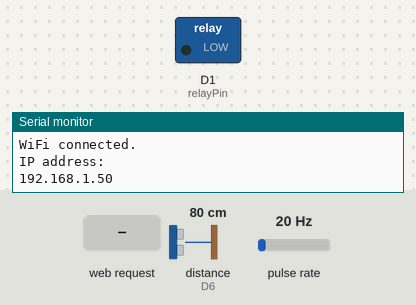
A sketch run on a simulated ESP8266 (NodeMCU). Parts: switched loads named in the sketch (green lamp = pin HIGH), the last lines printed to the serial monitor. Wiring (inferred from the names in the program): pulse sensor: data D4. The test bench sets the inputs (shaded band); at power-on: distance to the obstacle (sensor on D6) 80 cm, pulse rate 20 Hz. The echo pulse lasts 58.3 µs per cm; WiFi joins after 1.5 s; servers stay silent unless stated; pins used as bus, display or sensor lines are not drawn.

Above: at 2.7 s.
2.8 s: HTTP request GET /handleRelay received
At 3.5 s:
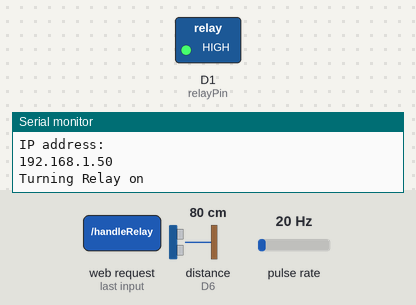
4.3 s: HTTP request GET /readFlowSensor received
5.8 s: HTTP request GET /refreshValues received
Timing chart, 0 to 8.8 s (numbered marks = the images above; inputs shaded):
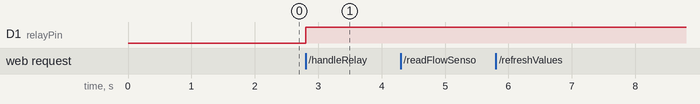

The sketch:

smart_motor.ino
```cpp
// Loading required libraries
#include <ESP8266WiFi.h>
#include <WiFiClient.h>
#include <ESP8266WebServer.h>

// Loading web page
#include "index.h"
//define sound velocity in cm/uS
#define SOUND_VELOCITY 0.034

// Storing network credentials for arduino to connect
const char* ssid     = "Terminator";
const char* password = "Copperstone@007";

// Pin numbers for the devices
const int relayPin = D1; // D3
const int flowSensorPin = D4; // Board Pin: D9
// Pin for the ultrasonic sensor
const int trigPin = D2; //Board Pin: D14
const int echoPin = D6; //Board Pin: D12

// ---------- Variables for Flow sensor ----------
// Variables to store flow sensor inputs
volatile int flow_frequency; // Measures flow sensor pulses
int l_hour = 0; // Calculated litres/hour
float vol = 0.0;

// Min required water flow
const int minRequiredFlow = 100;

// Max time to wait to cut-off relay if the flow is below the required level (in minutes)
const int maxWaitTime = 1;

// ----------- Variables for Ultrasonic sensor ----------
long duration;
float distanceCm;
int fillPercentage;
float waterLevel;

// Constant tank size values
int tankHeight = 20; //in cms
int tankCapacity = 1; //in litres
float tankPerCMHeightWaterCapacity = (float)tankCapacity/tankHeight;

// Set web server port number to 80
ESP8266WebServer server(80);


// Auxiliar variables to store the current relay state
String relayState = "off";

// Previous time
unsigned long previousTime = 0;
// Min required waiting time in miliseconds
const long timeoutTime = maxWaitTime * 60 * 1000 ;

int cutOffWatch = 0;


// -------------------- Initialisation functions -------------------------

// initPins() initializes the required configurations
void initPins() {
  // Initialize serial monitor for output
  Serial.begin(19200);
  // Set pin Modes
  pinMode(relayPin, OUTPUT); //Setting relayPin with Output mode
  pinMode(flowSensorPin, INPUT); // Setting flow sensor pin with input mode
  pinMode(trigPin, OUTPUT); // Sets the trigPin as an Output
  pinMode(echoPin, INPUT); // Sets the echoPin as an Input
  // Set initial outputs
  digitalWrite(relayPin, LOW);
  digitalWrite(flowSensorPin, HIGH);
}

// initWiFi() connects the Arduino to the wifi network
void initWiFi() {
  // Connect to Wi-Fi network with SSID and password
  Serial.print("Connecting to ");
  Serial.println(ssid);
  WiFi.mode(WIFI_STA); //Sets Wifi mode to connect to Wifi
  WiFi.begin(ssid, password);

  while(WiFi.waitForConnectResult() != WL_CONNECTED){
      Serial.print(".");
  }
  // Print local IP address and start web server
  Serial.println("");
  Serial.println("WiFi connected.");
  Serial.println("IP address: ");
  Serial.println(WiFi.localIP());
}

// initServer() will start the server with required configuration
void initServer() {
  server.on("/", handleRoot);      //This is display page
  server.on("/readFlowSensor", getFlowSensor); //This is flow sensor ajax request
  server.on("/handleRelay", handleRelay); //This is control relay ajax request
  server.on("/getRelayState", getRelayState); //This is to get current relay state ajax request
  server.on("/getTankPercentageLevel", getTankPercentageLevel); //ajax request
  server.on("/getTankWaterLevel", getTankWaterLevel); //ajax request
  server.on("/refreshValues", refreshValues); //ajax request
  server.on("/setTankCapacity", setTankCapacity); //ajax request
  server.begin(); //Starting server
}

// ------------------------- Helper functions ---------------------

// turnRelayOff() will turn the relay off
void turnRelayOff() {
  Serial.println("Turning Relay off");
  relayState = "off";
  digitalWrite(relayPin, LOW);
}

// turnRelayOn() will turn the relay on
void turnRelayOn() {
  Serial.println("Turning Relay on");
  relayState = "on";
  digitalWrite(relayPin, HIGH);
}

// handleAutoCutOff() will check whether to turn relay off if the conditions are met
void handleAutoCutOff() {
  if (relayState == "on") {
    if (l_hour < minRequiredFlow) {
      if (cutOffWatch) {
        if ((millis() - previousTime) > timeoutTime) {
          turnRelayOff();
          cutOffWatch = 0;
        }
      } else {
        previousTime = millis();
        cutOffWatch = 1;
      }
    } else {
      cutOffWatch = 0;
    }
  }
}


void readAndParseSensor() {
  // Clears the trigPin
  digitalWrite(trigPin, LOW);
  delayMicroseconds(2);
  // Sets the trigPin on HIGH state for 10 micro seconds
  digitalWrite(trigPin, HIGH);
  delayMicroseconds(10);
  digitalWrite(trigPin, LOW);

  // Reads the echoPin, returns the sound wave travel time in microseconds
  duration = pulseIn(echoPin, HIGH);

  // Calculate the distance
  distanceCm = duration * SOUND_VELOCITY/2;

  Serial.print("Distance (cm): ");
  Serial.println(distanceCm);
}

void calculateCurrentWaterLevel() {
  waterLevel = (tankHeight-distanceCm)*tankPerCMHeightWaterCapacity;
  if (waterLevel < 0) {
    waterLevel = tankCapacity;
  }
  Serial.print("Water Level: ");
  Serial.println(waterLevel);
  Serial.print("Per cm Level: ");
  Serial.println(tankPerCMHeightWaterCapacity);
}

void calculateCurrentTankPercentage() {
  fillPercentage = 100 - ((distanceCm/tankHeight)*100);
  if (fillPercentage < 0) {
    fillPercentage = 100;
  }
  Serial.print("Fill percentage: ");
  Serial.println(fillPercentage);
}

// Interrupt function
ICACHE_RAM_ATTR void flow() {
   flow_frequency++;
}

// ------------------------ Web Page request handling functions ----------------------------
// handleRoot() will display the home page
void handleRoot() {
 String s = MAIN_page; //Read HTML contents
 server.send(200, "text/html", s); //Send web page
}

// getFlowSensor() will get the flow sensor data
void getFlowSensor() {
  // Pulse frequency (Hz) = 7.5Q, Q is flow rate in L/min.
  l_hour = (flow_frequency * 60 / 7.5); // (Pulse frequency x 60 min) / 7.5Q = flowrate in L/hour
  vol = vol + l_hour;
  flow_frequency = 0; // Reset Counter
  handleAutoCutOff();
  Serial.print(l_hour, DEC); // Print litres/hour
  Serial.println(" L/Sec");
  String sensor_value = String(l_hour);
  server.send(200, "text/plain", sensor_value); //Send Flow sensor value to client ajax request
}

// handleRelay() will handle the relay state
void handleRelay() {
  if (relayState == "off") {
    turnRelayOn();
  } else {
    turnRelayOff();
  }
  server.send(200, "text/plain", relayState);
}

// getRelayState() send the current relay state
void getRelayState() {
  server.send(200, "text/plain", relayState);
}

// refreshValues() reads the sensor value on request
void refreshValues() {
  readAndParseSensor();
  calculateCurrentTankPercentage();
  calculateCurrentWaterLevel();
  server.send(200, "text/plain", "Refreshed");
}

// getTankPercentageLevel() send the tank fill percentage
void getTankPercentageLevel() {
  String fillPercentageString = String(fillPercentage);
  server.send(200, "text/plain", fillPercentageString);
}

// getTankWaterLevel() send the water level in litres
void getTankWaterLevel() {
  String waterLevelString = String(waterLevel);
  server.send(200, "text/plain", waterLevelString);
}

void setTankCapacity() {

  tankHeight = 10;
  tankCapacity = 1;
  tankPerCMHeightWaterCapacity = (float)tankCapacity/tankHeight;
  server.send(200, "text/plain", "Value Updated");
}

// ----------------------- Arduino working functions ------------------------------

// setup() set ups initial configuration for the Arduino
void setup() {

  // Init configuration
  initPins();
  // Init WiFi
  initWiFi();
  // Init Server
  initServer();

  attachInterrupt(D4, flow, RISING); // Setup Interrupt
  sei(); // Enable interrupts
}

// loop() will run continously on the Arduino
void loop(void){
  // Listening to the client
  server.handleClient();
  delay(1);
}
```

index.h
```cpp
const char MAIN_page[] PROGMEM = R"=====(
<!DOCTYPE html>
<html>
<style>
.card {
  max-width: 400px;
  min-height: 250px;
  background: #02b875;
  padding: 30px;
  box-sizing: border-box;
  color: #FFF;
  margin:20px;
  box-shadow: 0px 2px 18px -4px rgba(0,0,0,0.75);
}
.button {
  background: blue;
  padding: 10px;
  box-sizing: border-box;
  color: #FFF;
  margin:20px;
}

</style>
<body>

<div class="card">
  <h1>Smart Motor</h1><br>
  <h2>Water Flow Rate:<span id="flowSensorValue">0</span> l/hour</h2><br>
  <button id="relayButton" class="button"><span id="RelayState"></span></button>
  <h1>Tank Level</h1><br>
  <h3>Current Tank Fill Level: <span id="fillPercentage">0</span>%</h3><br>
  <h3>Current Water Level: <span id="tankLevel">0</span> litres</h3><br>
  <h3>Tank Capacity: <span id="tankCapacity">0</span> litres</h3><br>
  <button id="refreshButton" class="button">Refresh</button>
  <h4>Last Refreshed: <span id="lastRefresh"></span></h4>
</div>
<script>


// For todays date;
Date.prototype.today = function () {
    return ((this.getDate() < 10)?"0":"") + this.getDate() +"/"+(((this.getMonth()+1) < 10)?"0":"") + (this.getMonth()+1) +"/"+ this.getFullYear();
}

// For the time now
Date.prototype.timeNow = function () {
     return ((this.getHours() < 10)?"0":"") + this.getHours() +":"+ ((this.getMinutes() < 10)?"0":"") + this.getMinutes() +":"+ ((this.getSeconds() < 10)?"0":"") + this.getSeconds();
}

setInterval(function() {
  // Call a function repetatively with 1 Second interval
  getFlowSensorData();
  getRelayState();
}, 1000); //1000mSeconds update rate

function getFlowSensorData() {
  var xhttp = new XMLHttpRequest();
  xhttp.onreadystatechange = function() {
    if (this.readyState == 4 && this.status == 200) {
      document.getElementById("flowSensorValue").innerHTML =
      this.responseText;
    }
  };
  xhttp.open("GET", "readFlowSensor", true);
  xhttp.send();
}

function getRelayState() {
  var xhttp = new XMLHttpRequest();
  xhttp.onreadystatechange = function() {
    if (this.readyState == 4 && this.status == 200) {
      document.getElementById("RelayState").innerHTML =
      this.responseText;
    }
  };
  xhttp.open("GET", "getRelayState", true);
  xhttp.send();
}


function getFillPercentage() {
  var xhttp = new XMLHttpRequest();
  xhttp.onreadystatechange = function() {
    if (this.readyState == 4 && this.status == 200) {
      document.getElementById("fillPercentage").innerHTML =
      this.responseText;
    }
  };
  xhttp.open("GET", "getTankPercentageLevel", true);
  xhttp.send();
}

function getWaterLevel() {
  var xhttp = new XMLHttpRequest();
  xhttp.onreadystatechange = function() {
    if (this.readyState == 4 && this.status == 200) {
      document.getElementById("tankLevel").innerHTML =
      this.responseText;
    }
  };
  xhttp.open("GET", "getTankWaterLevel", true);
  xhttp.send();
}

document.getElementById("refreshButton").onclick = function handleRelay() {
  var xhttp = new XMLHttpRequest();
  xhttp.onreadystatechange = function() {
    if (this.status == 200) {
      var newDate = new Date();
      document.getElementById("lastRefresh").innerHTML = new Date().timeNow() + " " + new Date().today();
    }
  };
  xhttp.open("GET", "refreshValues", true);
  xhttp.send();
}

document.getElementById("relayButton").onclick = function handleRelay() {
  var xhttp = new XMLHttpRequest();
  xhttp.onreadystatechange = function() {
    if (this.readyState == 4 && this.status == 200) {
      document.getElementById("RelayState").innerHTML =
      this.responseText;
    }
  };
  xhttp.open("GET", "handleRelay", true);
  xhttp.send();
}

</script>
</body>
</html>
)=====";
```

Measured:
- after the input at 2.8 s, D1 (relayPin): LOW → HIGH at once
